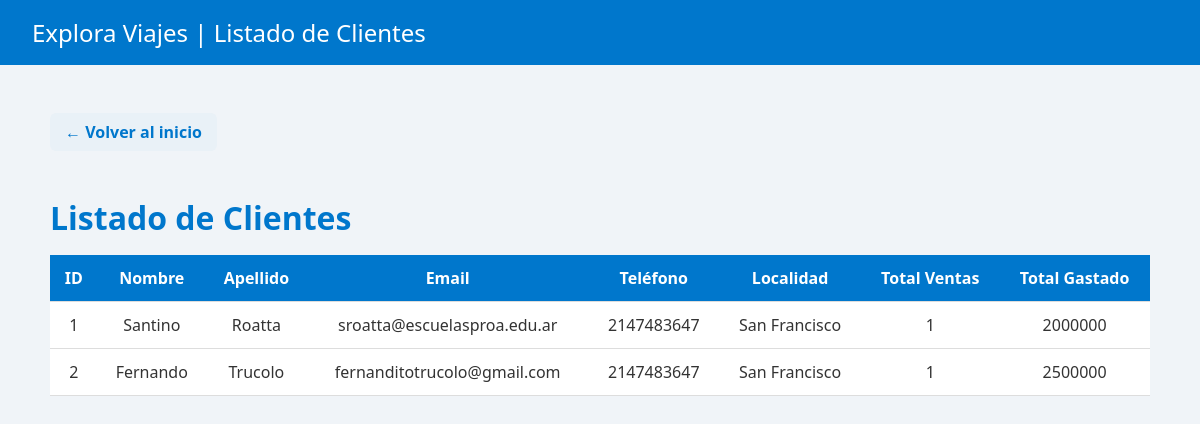
/listaclientes.php, run on the app's committed database.
### tables this page shows
CREATE TABLE `cliente` (
  `ID_cliente` int(11) NOT NULL,
  `Nombre` varchar(20) NOT NULL,
  `Apellido` varchar(20) NOT NULL,
  `Telefono` int(11) NOT NULL,
  `Codigo_postal` int(10) NOT NULL,
  `Localidad` varchar(50) NOT NULL,
  `Email` varchar(50) NOT NULL,
  `Contraseña` varchar(255) NOT NULL,
  `Usuario` varchar(10) NOT NULL
);

### listaclientes.php (the view, shortened to what this page needs)
<!DOCTYPE html>
<html lang="es">
<head>
</head>
<body>
    <header>
        Explora Viajes | Listado de Clientes
    </header>
    <div class="container">
        <a href="homepage_admin.php" class="back">← Volver al inicio</a>
        <h1>Listado de Clientes</h1>
        <div class="table-container">
            <table>
                <thead>
                    <tr>
                        <th>ID</th>
                        <th>Nombre</th>
                        <th>Apellido</th>
                        <th>Email</th>
                        <th>Teléfono</th>
                        <th>Localidad</th>
                        <th>Total Ventas</th>
                        <th>Total Gastado</th>
                    </tr>
                </thead>
                <tbody>
                    <?php
                    $conexion = new mysqli("localhost", "root", "", "turismo");
                    $sql = "SELECT
                                c.ID_cliente,
                                c.Nombre,
                                c.Apellido,
                                c.Email,
                                c.Telefono,
                                c.Localidad,
                                COUNT(p.ID_pedido) AS total_ventas,
                                SUM(p.Total_venta) AS total_gastado
                            FROM cliente c
                            LEFT JOIN pedido p ON c.ID_cliente = p.ID_cliente AND p.Estado = 'entregado'
                            GROUP BY c.ID_cliente, c.Nombre, c.Apellido, c.Email, c.Telefono, c.Localidad";
                    $resultado = $conexion->query($sql);
                    if ($resultado && $resultado->num_rows > 0) {
                        while ($datos = $resultado->fetch_row()) {
                            echo "<tr>";
                            foreach ($datos as $dato) {
                                echo "<td>" . htmlspecialchars($dato ?? '-') . "</td>";
                            }
                            echo "</tr>";
                        }
                    } else {
                        echo "<tr><td colspan='8'>No hay clientes registrados.</td></tr>";
                    }
                    ?>
                </tbody>
            </table>
        </div>
    </div>
</body>
</html>

### listaclientes.php (style rules this page uses)
body { font-family: 'Segoe UI', sans-serif; background-color: #f0f4f8; margin: 0; padding: 0; color: #333; }
header { background-color: #0077cc; color: white; padding: 1rem 2rem; font-size: 1.5rem; }
.container { max-width: 1100px; margin: 2rem auto; padding: 1rem; }
a.back { display: inline-block; background-color: #e9f1f7; color: #0077cc; text-decoration: none; padding: 8px 15px; border-radius: 6px; font-weight: bold; margin-bottom: 1.5rem; }
h1 { color: #0077cc; margin-bottom: 1rem; }
table { width: 100%; border-collapse: collapse; background-color: white; box-shadow: 0 0 10px rgba(0,0,0,0.1); }
th, td { padding: 0.75rem; text-align: center; border-bottom: 1px solid #ddd; }
thead { background-color: #0077cc; color: white; }
.table-container { overflow-x: auto; }

### data on the page
cliente: dato "1", Nombre "Santino", Apellido "Roatta", Email "sroatta@escuelasproa.edu.ar", Telefono "2147483647", Localidad "San Francisco", dato "2000000"
cliente: ID_cliente "2", Nombre "Fernando", Apellido "Trucolo", Email "fernanditotrucolo@gmail.com", Telefono "2147483647", Localidad "San Francisco", dato "1", dato "2500000"
